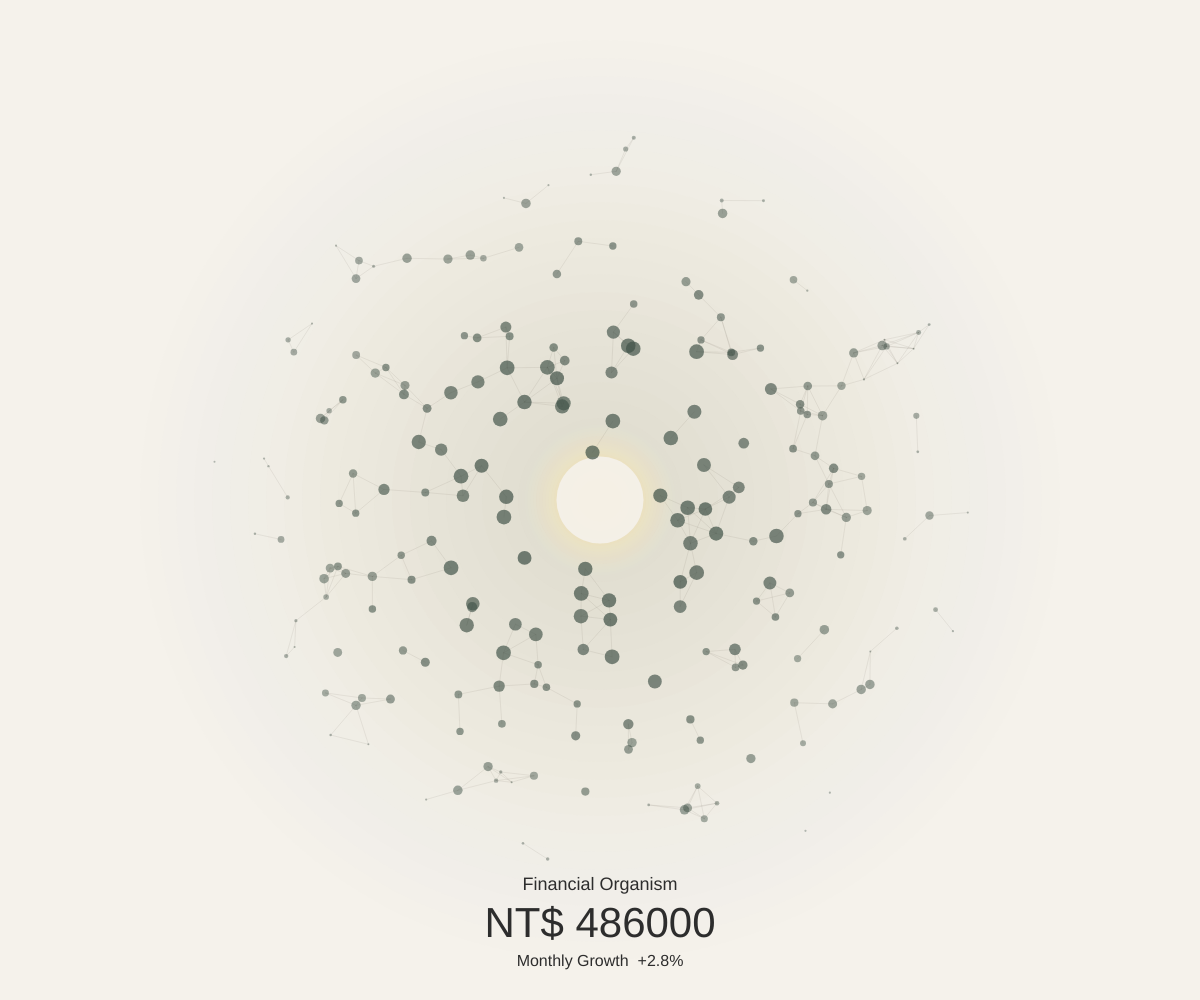
Frame 1 (no input)
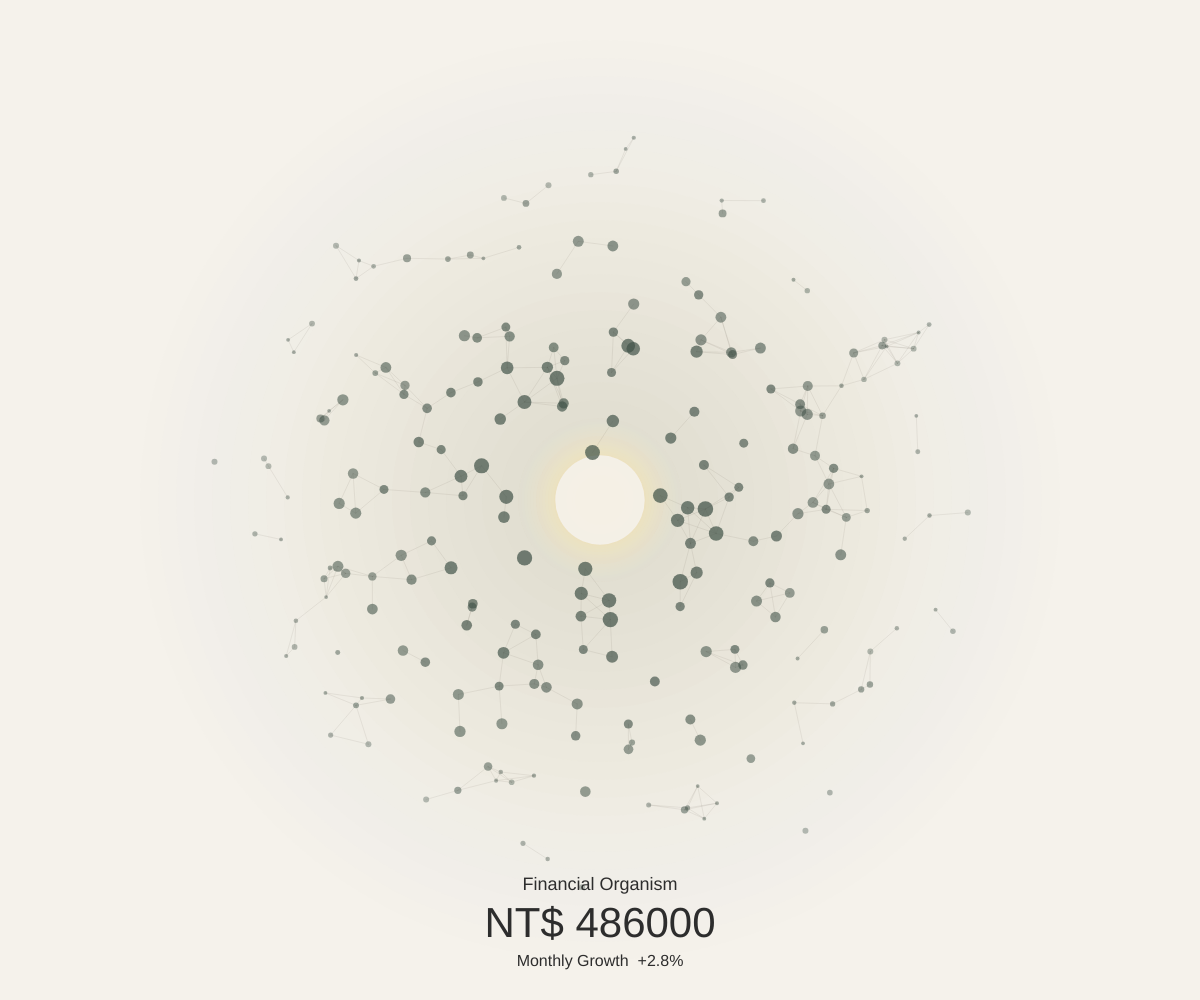
Frame 60 (no input)
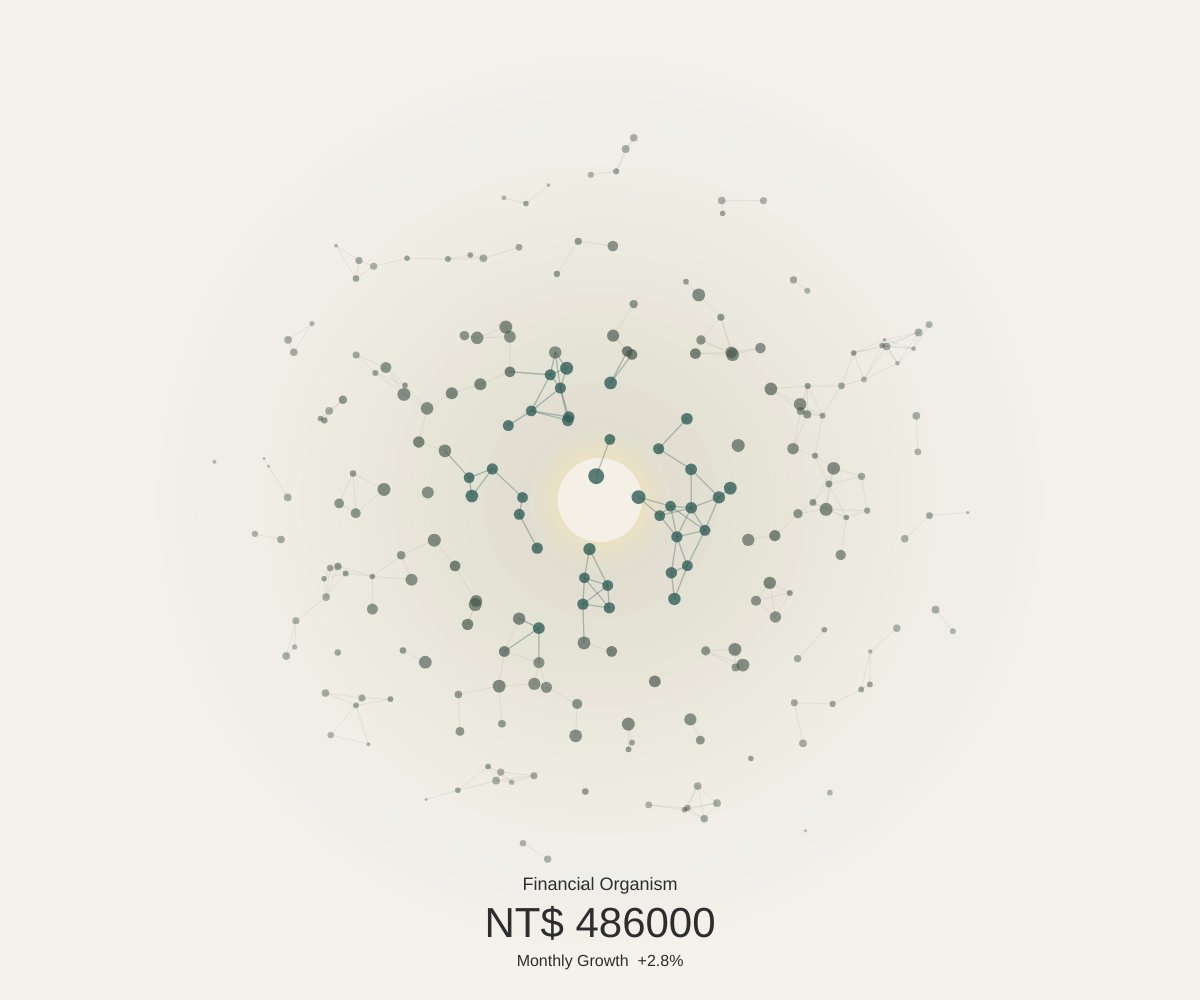
Frame 120 (the mouse pressed at the canvas centre since frame 60)

The p5.js sketch that drew these frames (run headless with seeded random() and noise() and a simulated clock; from frame 60 on, the mouse is pressed at the canvas centre):

// p5.js sketch
// ── sketch.js
// Financial Organism v0.3
// 手機觸控版：呼吸、滑鼠/觸控引力、能量核心、點擊波紋
// 可直接貼到 p5.js Web Editor

let data = {
  totalAsset: 486000,
  cash: 120000,
  etf: 180000,
  stocks: 150000,
  fund: 36000,
  monthlyGrowthRate: 0.028
};

let particles = [];
let ripples = [];

let touchXPos = 0;
let touchYPos = 0;
let touchActive = false;

function setup() {
  createCanvas(windowWidth, windowHeight);
  angleMode(RADIANS);

  document.body.style.overflow = "hidden";
  document.body.style.margin = "0";

  generateOrganism();
}

function draw() {
  background(245, 242, 235);

  translate(width / 2, height / 2);

  drawBackgroundHalo();
  drawRipples();
  drawCore();
  drawOrganism();
  drawInfo();
}

function generateOrganism() {
  randomSeed(486000 + day());

  let cashRatio = data.cash / data.totalAsset;
  let etfRatio = data.etf / data.totalAsset;
  let stockRatio = data.stocks / data.totalAsset;
  let fundRatio = data.fund / data.totalAsset;

  let count = int(map(data.totalAsset, 100000, 1000000, 80, 420, true));
  let maxRadius = min(width, height) * 0.28;
  let innerVoid = map(cashRatio, 0, 0.5, 20, 110, true);
  let symmetry = int(map(etfRatio, 0, 0.6, 3, 12, true));
  let chaos = map(stockRatio, 0, 0.5, 5, 75, true);
  let growthPush = map(data.monthlyGrowthRate, -0.05, 0.08, -30, 60, true);

  particles = [];

  for (let i = 0; i < count; i++) {
    let layer = i / count;
    let baseAngle = TWO_PI * (i % symmetry) / symmetry;
    let angleNoise = random(-chaos, chaos) * 0.01;
    let angle = baseAngle + layer * TWO_PI * 1.6 + angleNoise;

    let radius = innerVoid + pow(layer, 0.72) * maxRadius;
    radius += random(-chaos, chaos);
    radius += growthPush * noise(i * 0.08);

    let size = map(layer, 0, 1, 13, 3);
    size += fundRatio * 8;

    particles.push({
      x: cos(angle) * radius,
      y: sin(angle) * radius,
      baseSize: size,
      layer: layer
    });
  }
}

function drawBackgroundHalo() {
  noStroke();

  let maxHalo = min(width, height) * 0.46;

  for (let r = maxHalo; r > 40; r -= 18) {
    let alpha = map(r, maxHalo, 40, 5, 22);
    fill(210, 205, 190, alpha);
    ellipse(0, 0, r * 2);
  }
}

function drawCore() {
  let cashRatio = data.cash / data.totalAsset;
  let coreSize = map(cashRatio, 0, 0.5, 45, 130, true);
  let pulse = sin(frameCount * 0.035) * 8;

  noStroke();

  for (let r = coreSize + 70; r > 10; r -= 6) {
    fill(255, 222, 165, map(r, coreSize + 70, 10, 3, 34));
    ellipse(0, 0, r + pulse);
  }

  fill(245, 242, 235, 230);
  ellipse(0, 0, coreSize + pulse * 0.35);
}

function drawOrganism() {
  let displayed = [];

  let mx;
  let my;

  if (touchActive) {
    mx = touchXPos - width / 2;
    my = touchYPos - height / 2;
  } else {
    mx = mouseX - width / 2;
    my = mouseY - height / 2;
  }

  for (let p of particles) {
    let dx = mx - p.x;
    let dy = my - p.y;
    let d = sqrt(dx * dx + dy * dy);

    let influence = 0;

    if (d < 190) {
      influence = map(d, 0, 190, 32, 0, true);
    }

    let px = p.x;
    let py = p.y;

    if (d > 0) {
      px += (dx / d) * influence;
      py += (dy / d) * influence;
    }

    let pulse = sin(frameCount * 0.035 + p.layer * 12) * 2.3;
    let hoverScale = d < 80 ? map(d, 0, 80, 2.1, 1.0, true) : 1;

    displayed.push({
      x: px,
      y: py,
      s: (p.baseSize + pulse) * hoverScale,
      layer: p.layer,
      active: d < 150
    });
  }

  strokeWeight(1);

  for (let i = 0; i < displayed.length; i++) {
    let a = displayed[i];

    for (let j = i + 1; j < displayed.length; j++) {
      let b = displayed[j];
      let d = dist(a.x, a.y, b.x, b.y);

      if (d < 42) {
        if (a.active || b.active) {
          stroke(58, 100, 94, 95);
          strokeWeight(1.3);
        } else {
          stroke(80, 75, 65, 28);
          strokeWeight(0.8);
        }

        line(a.x, a.y, b.x, b.y);
      }
    }
  }

  noStroke();

  for (let p of displayed) {
    if (p.active) {
      fill(50, 94, 88, 205);
    } else {
      let alpha = map(p.layer, 0, 1, 185, 90);
      fill(65, 82, 72, alpha);
    }

    ellipse(p.x, p.y, p.s);
  }
}

function drawRipples() {
  for (let i = ripples.length - 1; i >= 0; i--) {
    let ripple = ripples[i];

    noFill();
    stroke(60, 110, 110, ripple.alpha);
    strokeWeight(1.5);

    ellipse(ripple.x, ripple.y, ripple.r);

    ripple.r += 5.2;
    ripple.alpha -= 2.2;

    if (ripple.alpha <= 0) {
      ripples.splice(i, 1);
    }
  }
}

function drawInfo() {
  resetMatrix();

  fill(45);
  noStroke();
  textAlign(CENTER, CENTER);

  textSize(width < 600 ? 15 : 18);
  text("Financial Organism", width / 2, height - 115);

  textSize(width < 600 ? 28 : 42);
  text("NT$ " + nf(data.totalAsset, 0, 0), width / 2, height - 75);

  textSize(width < 600 ? 13 : 16);
  text("Monthly Growth  +" + nf(data.monthlyGrowthRate * 100, 1, 1) + "%", width / 2, height - 38);
}

function mousePressed() {
  if (!touchActive) {
    ripples.push({
      x: mouseX - width / 2,
      y: mouseY - height / 2,
      r: 10,
      alpha: 120
    });
  }
}

function touchStarted() {
  touchActive = true;

  if (touches.length > 0) {
    touchXPos = touches[0].x;
    touchYPos = touches[0].y;

    ripples.push({
      x: touchXPos - width / 2,
      y: touchYPos - height / 2,
      r: 10,
      alpha: 120
    });
  }

  return false;
}

function touchMoved() {
  touchActive = true;

  if (touches.length > 0) {
    touchXPos = touches[0].x;
    touchYPos = touches[0].y;
  }

  return false;
}

function touchEnded() {
  touchActive = false;
  return false;
}

function keyPressed() {
  if (key === "r" || key === "R") {
    data.totalAsset += random(-50000, 80000);
    data.totalAsset = max(100000, data.totalAsset);

    generateOrganism();
  }
}

function windowResized() {
  resizeCanvas(windowWidth, windowHeight);
  generateOrganism();
}
